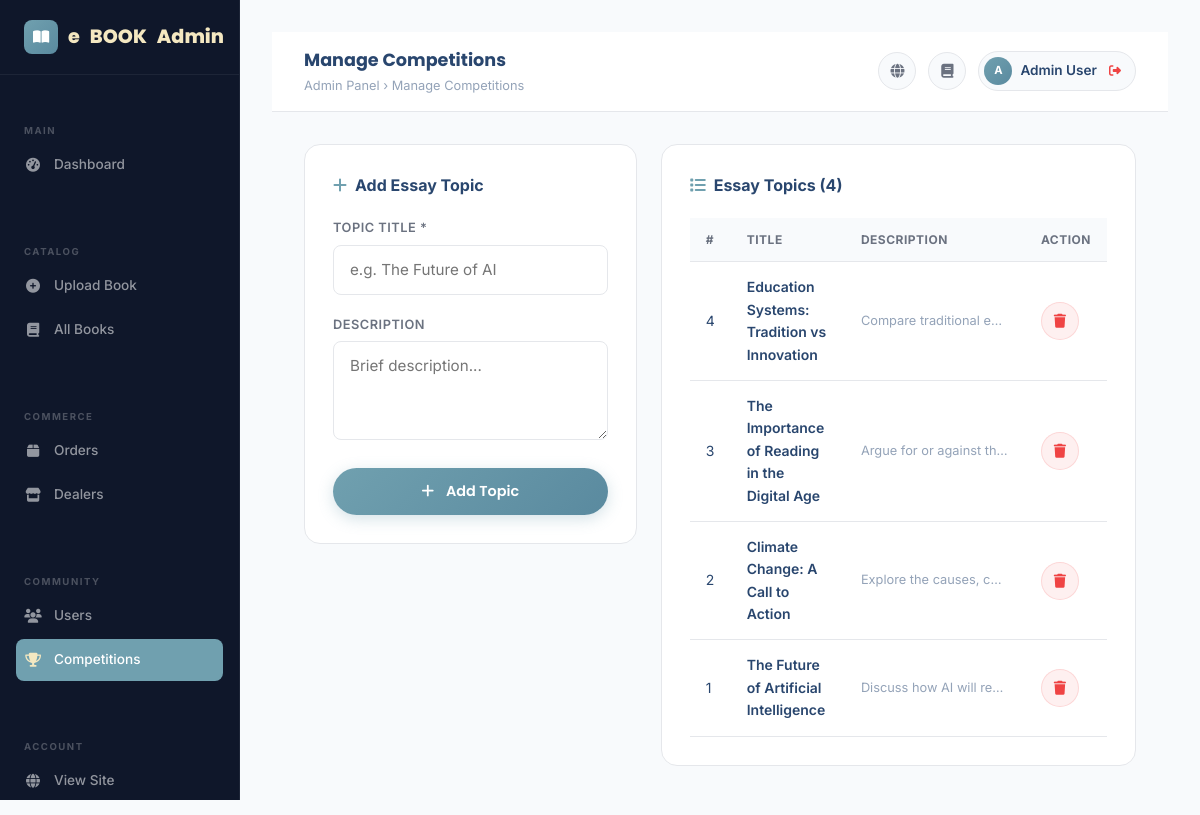
Page /admin/manage_competitions.php (signed in) on the committed database.
### tables this page shows
CREATE TABLE `essay_topics` (
  `id` int(11) NOT NULL,
  `title` varchar(255) NOT NULL,
  `description` text DEFAULT NULL,
  `created_at` datetime NOT NULL DEFAULT current_timestamp()
);

### admin/manage_competitions.php (the view, shortened to what this page needs)
<?php
include '../db_config.php';
$topics = [];
$tRes = mysqli_query($conn, "SELECT * FROM essay_topics ORDER BY id DESC");
if ($tRes) while ($row = mysqli_fetch_assoc($tRes)) $topics[] = $row;
include 'admin_header.php';
?>
<div class="row g-4">
  <div class="col-lg-5">
    <div class="dashboard-card">
      <div class="dashboard-card-title"><i class="fas fa-plus"></i>Add Essay Topic</div>
      <form method="POST" action="" data-validate>
        <div class="form-group">
          <label class="form-label-float">Topic Title *</label>
          <input type="text" name="topic_title" class="form-input" placeholder="e.g. The Future of AI" required>
        </div>
        <div class="form-group">
          <label class="form-label-float">Description</label>
          <textarea name="topic_desc" class="form-input" rows="3" placeholder="Brief description..."></textarea>
        </div>
        <button type="submit" class="btn-primary-custom btn-ripple w-100" style="justify-content:center;">
          <i class="fas fa-plus me-1"></i>Add Topic
        </button>
      </form>
    </div>
  </div>
  <div class="col-lg-7">
    <div class="dashboard-card">
      <div class="dashboard-card-title"><i class="fas fa-list"></i>Essay Topics (<?= count($topics) ?>)</div>
      <?php if (empty($topics)): ?>
      <p class="text-muted" style="font-size:.875rem;">No topics yet. Add one using the form.</p>
      <?php else: ?>
      <div class="table-responsive">
        <table class="admin-table">
          <thead><tr><th>#</th><th>Title</th><th>Description</th><th>Action</th></tr></thead>
          <tbody>
            <?php foreach ($topics as $t): ?>
            <tr>
              <td><?= $t['id'] ?></td>
              <td style="font-weight:600;"><?= htmlspecialchars($t['title']) ?></td>
              <td style="font-size:.8rem;color:var(--text-muted);max-width:180px;">
                <div style="white-space:nowrap;overflow:hidden;text-overflow:ellipsis;"><?= htmlspecialchars($t['description'] ?? '') ?></div>
              </td>
              <td><a href="manage_competitions.php?delete_topic=<?= $t['id'] ?>" onclick="return confirm('Delete topic?')" class="topbar-btn" style="background:rgba(239,68,68,.08);border-color:rgba(239,68,68,.15);color:var(--danger);"><i class="fas fa-trash"></i></a></td>
            </tr>
            <?php endforeach; ?>
          </tbody>
        </table>
      </div>
      <?php endif; ?>
    </div>
  </div>
</div>
<?php include 'admin_footer.php'; ?>

### css/style.css (style rules this page uses)
:root { --primary: #70a0af; --primary-hover: #5a8a9f; --secondary: #a0c1b9; --secondary-hover:#7fa8a0; --accent: #f4e8c1; --accent-hover: #e8d4a0; --success: #22C55E; --danger: #EF4444; --warning: #F59E0B; --info: #0EA5E9; --bg: #F8FAFC; --surface: #FFFFFF; --card-bg: rgba(255,255,255,0.75); --dark-bg: #0F172A; --dark-surface: #111827; --border: #E5E7EB; --divider: #CBD5E1; --text-primary: #29466e; --text-secondary: #6B7280; --text-muted: #94A3B8; --text-white: #FFFFFF; --gradient-hero: linear-gradient(135deg, #70a0af 0%, #a0c1b9 100%); --gradient-btn: linear-gradient(135deg, #70a0af, #5a8a9f); --gradient-accent: linear-gradient(135deg, #f4e8c1, #e8d4a0); --gradient-section: linear-gradient(180deg, #F8FAFC 0%, #EEF5F3 100%); --gradient-dark: linear-gradient(135deg, #2d5a6b, #70a0af, #a0c1b9); --radius-sm: 8px; --radius-md: 16px; --radius-lg: 24px; --radius-xl: 32px; --shadow-sm: 0 1px 3px rgba(0,0,0,.07), 0 1px 2px rgba(0,0,0,.06); --shadow-md: 0 4px 16px rgba(0,0,0,.10), 0 2px 6px rgba(0,0,0,.07); --shadow-lg: 0 20px 40px rgba(0,0,0,.12), 0 8px 16px rgba(0,0,0,.08); --shadow-xl: 0 32px 64px rgba(0,0,0,.14); --transition: all 0.3s cubic-bezier(0.4, 0, 0.2, 1); }
*, *::before, *::after { box-sizing: border-box; margin: 0; padding: 0; }
html { scroll-behavior: smooth; }
body { font-family: 'Inter', sans-serif; background: var(--bg); color: var(--text-primary); line-height: 1.6; overflow-x: hidden; }
body:not(.page-ready) { overflow: hidden; height: 100vh; }
a { text-decoration: none; color: var(--secondary); transition: var(--transition); }
.btn-primary-custom { display: inline-flex; align-items: center; gap: 8px; background: var(--gradient-btn); color: white; padding: 12px 28px; border-radius: 50px; font-family: 'Poppins', sans-serif; font-weight: 600; font-size: 0.9rem; border: none; cursor: pointer; transition: var(--transition); box-shadow: 0 4px 15px rgba(112,160,175,.3); text-decoration: none; position: relative; overflow: hidden; }
.btn-primary-custom::before { content: ''; position: absolute; top: 0; left: -100%; width: 100%; height: 100%; background: linear-gradient(90deg, transparent, rgba(255,255,255,.15), transparent); transition: left 0.5s; }
.btn-ripple { position: relative; overflow: hidden; }
.form-group { position: relative; margin-bottom: 20px; }
.form-label-float { display: block; font-size: 0.8rem; font-weight: 600; color: var(--text-secondary); text-transform: uppercase; letter-spacing: 0.5px; margin-bottom: 6px; }
.form-input { width: 100%; background: var(--surface); border: 1.5px solid var(--border); border-radius: var(--radius-sm); padding: 12px 16px; font-size: 0.95rem; color: var(--text-primary); transition: var(--transition); outline: none; font-family: 'Inter', sans-serif; }
.dashboard-card { background: var(--surface); border-radius: var(--radius-md); padding: 28px; border: 1px solid var(--border); margin-bottom: 24px; }
.dashboard-card-title { font-size: 1rem; font-weight: 700; margin-bottom: 20px; display: flex; align-items: center; gap: 8px; }
.dashboard-card-title i { color: var(--primary); }
.admin-table { width: 100%; border-collapse: collapse; font-size: 0.875rem; }
.admin-table th { background: var(--bg); padding: 12px 16px; text-align: left; font-size: 0.75rem; font-weight: 700; text-transform: uppercase; letter-spacing: 0.5px; color: var(--text-secondary); border-bottom: 1px solid var(--border); }
.admin-table td { padding: 14px 16px; border-bottom: 1px solid var(--border); vertical-align: middle; }

### admin/admin_header.php (style rules this page uses)
:root { --sidebar-w: 240px; }
.topbar-btn { width:38px;height:38px;border-radius:50%;background:var(--bg);border:1px solid var(--border); display:flex;align-items:center;justify-content:center;cursor:pointer; color:var(--text-secondary);font-size:.875rem;transition:var(--transition);text-decoration:none; }

### rows in the picture
essay_topics: id "4", title "Education Systems: Tradition vs Innovation", description "Compare traditional e…"
essay_topics: id "3", title "The Importance of Reading in the Digital Age", description "Argue for or against th…"
essay_topics: id "2", title "Climate Change: A Call to Action", description "Explore the causes, c…"
essay_topics: id "1", title "The Future of Artificial Intelligence", description "Discuss how AI will re…"

### other values in the picture
$pageTitle "Manage Competitions"
$adminName[0] "A"
$adminName "Admin User"
count($topics) "4"
